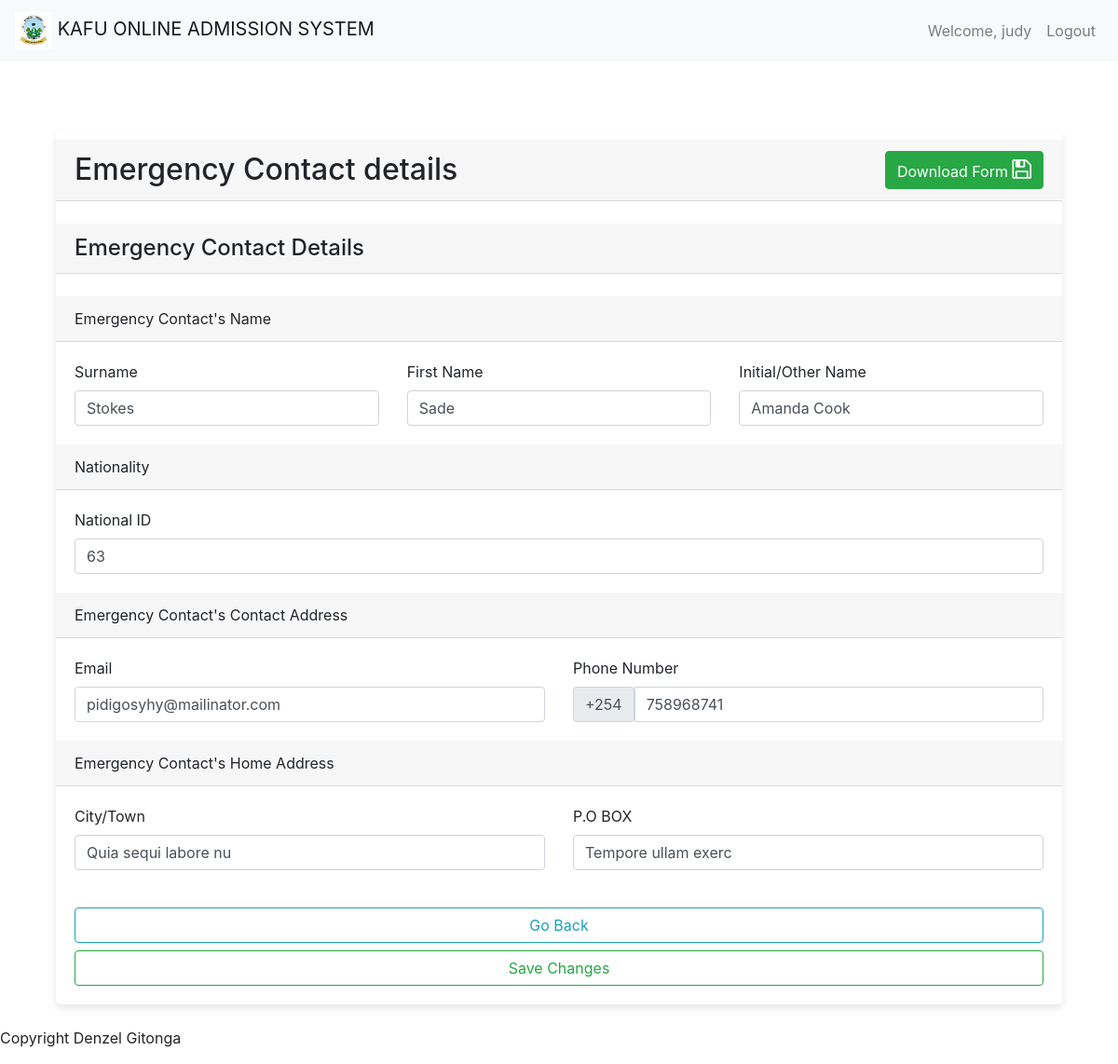
Page /submissions/emergency-contact-details/3/ (signed in) on the committed database.
### accounts/models.py (models this page shows, shortened)
class User(AbstractBaseUser, PermissionsMixin):
    username = models.CharField(max_length=255, unique=True)
    email = models.EmailField(max_length=255, unique=True)
    phone_number = models.CharField(max_length=20, blank=True, null=True)
    full_name = models.CharField(max_length=255, blank=True, null=True)
    is_staff = models.BooleanField(default=False)
    is_active = models.BooleanField(default=True)
    groups = models.ManyToManyField(
        'auth.Group',
        blank=True,
        related_name='myuser_set',
        related_query_name='user',
    )
    user_permissions = models.ManyToManyField(
        'auth.Permission',
        blank=True,
        related_name='myuser_set',
        related_query_name='user',
    )
    objects = UserManager()
    USERNAME_FIELD = 'username'
    REQUIRED_FIELDS = ['email']

### admissions/models.py (models this page shows, shortened)
class EmergencyContactDetail(models.Model):
    user = models.ForeignKey(settings.AUTH_USER_MODEL, on_delete=models.CASCADE)
    emerge_con_surname = models.CharField(max_length=50)
    emerge_con_first_name = models.CharField(max_length=50)
    emerge_con_initial_name = models.CharField(max_length=50)
    emerge_con_national_id = models.CharField(max_length=50)
    emerge_con_email = models.CharField(max_length=50)
    emerge_con_phone = models.CharField(max_length=50)
    emerge_con_city = models.CharField(max_length=50)
    emerge_con_pob = models.CharField(max_length=50)

### submissions/views.py (the view, shortened to what this page needs)
# urls.py: path('emergency-contact-details/<int:user_id>/', views.view_emergency_contact_details, name="view_emergency_contact_details"), # next of kin details
@login_required
def view_emergency_contact_details(request, user_id):
    emergency_contact_detail = get_object_or_404(EmergencyContactDetail, user_id=user_id)
    form = ViewEmergencyContactDetailForm(instance=emergency_contact_detail)
    context = {
        'form': form
    }
    return render(request, 'submissions/view_emergency_contact_details.html', context)

### submissions/forms.py
class ViewEmergencyContactDetailForm(forms.ModelForm):
    class Meta:
        model = EmergencyContactDetail
        fields = [
            'emerge_con_surname',
            'emerge_con_first_name',
            'emerge_con_initial_name',
            'emerge_con_national_id',
            'emerge_con_email',
            'emerge_con_phone',
            'emerge_con_city',
            'emerge_con_pob',
        ]

### templates/submissions/view_emergency_contact_details.html (shortened to what this page needs)
{% extends 'common/base.html' %}
{% block content %}
    <div class="container" style="margin-top: 50px;">
        <div class="row">
            <div class="col-md-12">
                <div class="card">
                    <form action="" method="POST">
                        <div class="card-header" style="display: flex; justify-content: space-between; align-items: center; margin-top: 10px;">
                            <h2 style="margin: 0;">Emergency Contact details</h2>
                            <a class="btn btn-success" href="{% url 'forms_downloads:download_emergency_contact_details' user_id=user.id %}" style="margin-left: 10px;">
                                Download Form
                                 <i class="fa fa-save" style="font-size:24px;"></i>
                            </a>
                        </div>
                        <br>
                            <h4 class="card-header">Emergency Contact Details</h4>
                            <br>
                                <div class="card-header">Emergency Contact's Name</div>
                                    <div class="card-body">
                                        <div class="row">
                                            <div class="col">
                                                <label for="id_emerge_con_surname" class="form-label">Surname</label>
                                                <input type="text" class="form-control" placeholder="Emergency Contact's Surname" name="emerge_con_surname" value="{{ form.emerge_con_surname.value }}">
                                            </div>
                                            <div class="col">
                                                <label for="id_emerge_con_first_name" class="form-label">First Name</label>
                                                <input type="text" class="form-control" placeholder="Emergency Contact's First Name" name="emerge_con_first_name" value="{{ form.emerge_con_first_name.value }}">
                                            </div>
                                            <div class="col">
                                                <label for="id_emerge_con_initial_name" class="form-label">Initial/Other Name</label>
                                                <input type="text" class="form-control" placeholder="Emergency Contact's Initial/Other Name" name="emerge_con_initial_name" value="{{ form.emerge_con_initial_name.value }}">
                                            </div>
                                        </div>
                                    </div>
                                <div class="card-header">Nationality</div>
                                    <div class="card-body">
                                        <div class="row">
                                            <div class="col">
                                                <label for="id_emerge_con_national_id" class="form-label">National ID</label>
                                                <input type="number" class="form-control" name="emerge_con_national_id" pattern="[0-9]{8}" placeholder="National ID Number" value="{{ form.emerge_con_national_id.value }}">
                                            </div>
                                        </div>
                                    </div>
                                <div class="card-header">Emergency Contact's Contact Address</div>
                                    <div class="card-body">
                                        <div class="row">
                                            <div class="col">
                                                <label for="id_emerge_con_email" class="form-label">Email</label>
                                                <input type="email" class="form-control" placeholder="Enter your Emergency Contact's email" name="emerge_con_email" value="{{ form.emerge_con_email.value }}">
                                            </div>
                                            <div class="col">
                                                <label for="id_emerge_con_phone" class="form-label">Phone Number</label>
                                                <div class="input-group">
                                                    <span class="input-group-text">+254</span>
                                                    <input type="tel" class="form-control" placeholder="7000000**" name="emerge_con_phone" pattern="[0-9]{9}" value="{{ form.emerge_con_phone.value }}">
                                                </div>
                                            </div>
                                        </div>
                                    </div>
                                <div class="card-header">Emergency Contact's Home Address</div>
                                    <div class="card-body">
                                        <div class="row">
                                            <div class="col">
                                                <label for="id_emerge_con_city" class="form-label">City/Town</label>
                                                <input type="text" class="form-control" placeholder="Which is your Emergency Contact's closest city/town" name="emerge_con_city" value="{{ form.emerge_con_city.value }}">
                                            </div>
                                            <div class="col">
                                                <label for="id_emerge_con_pob" class="form-label">P.O BOX</label>
                                                <input type="text" class="form-control" placeholder="Enter your Emergency Contact's P.O BOX" name="emerge_con_pob" value="{{ form.emerge_con_pob.value }}">
                                            </div>
                                        </div>
                                    </div>
                        <div class="card-body">
                            <div class="col">
                                <div class="row">
                                    <a class="btn btn-outline-info btn-block" href="{% url 'submissions:view_details' %}">Go Back</a>
                                    <button class="btn btn-outline-success btn-block">Save Changes</button>
                                </div>
                            </div>
                        </div>
                    </form>
                </div>
            </div>
        </div>
    </div>
{% endblock %}

### templates/common/header.html (shortened to what this page needs)
{% load static %}
<nav class="navbar navbar-expand-lg navbar-light bg-light">
    <a class="navbar-brand" href="{% url 'home' %}">
      <img src="{% static 'images/logos/KAFU_LOGO.jpg' %}" alt="Logo" height="40">
      KAFU ONLINE ADMISSION SYSTEM
    </a>
    <div class="collapse navbar-collapse" id="navbarSupportedContent">
      {% if user.is_authenticated %}
            <ul class="navbar-nav d-none d-lg-flex ml-auto order-3">
                <li class="nav-item">
                    <a class="nav-link" href="">
                        Welcome, {{ user.username }}
                    </a>
                </li>
                <li class="nav-item">
                  <a class="nav-link" href="{% url 'logout' %}">
                    Logout
                  </a>
                </li>
            </ul>
      {% endif %}
    </div>
  </nav>

### static/custom_css/styles.css (style rules this page uses)
.card { box-shadow: 0px 4px 8px rgba(0, 0, 0, 0.1); border: none; transition: 0.3s; border-radius: 5px; }

### rows in the picture
User: username "judy"
EmergencyContactDetail: emerge_con_surname "Stokes", emerge_con_first_name "Sade", emerge_con_initial_name "Amanda Cook", emerge_con_national_id "63", emerge_con_email "pidigosyhy@mailinator.com", emerge_con_phone "758968741", emerge_con_city "Quia sequi labore nu", emerge_con_pob "Tempore ullam exerc"
